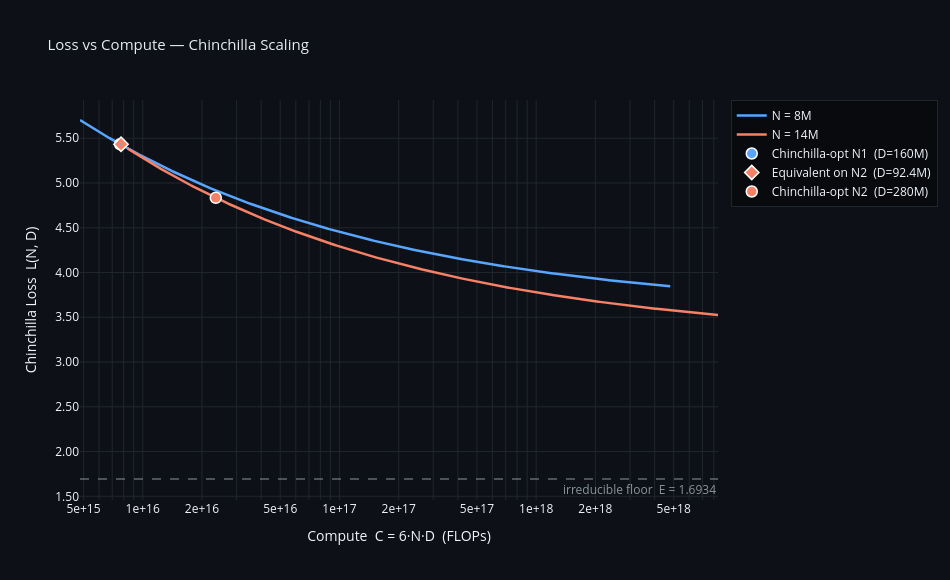

Source (notebook cell):
### Code cell
import numpy as np
import plotly.graph_objects as go

# ── Chinchilla constants (Hoffmann et al. 2022, Table A9, Approach 3) ─────────
A = 406.4
alpha = 0.3392
B = 410.7
beta = 0.2849
E = 1.6934

# ── Swap these ────────────────────────────────────────────────────────────────
N1 = 8e6  # params, model 1
N2 = 14e6  # params, model 2

D1 = 1e8   # token sweep start
D2 = 100e9  # token sweep end

N_POINTS = 500
# ─────────────────────────────────────────────────────────────────────────────


def chinchilla_loss(N, D):
    return A / N**alpha + B / D**beta + E


def fmt_params(n):
    if n >= 1e9:
        return f"{n/1e9:.3g}B"
    if n >= 1e6:
        return f"{n/1e6:.3g}M"
    return str(n)


# ── Compute curves ────────────────────────────────────────────────────────────
D_range = np.logspace(np.log10(D1), np.log10(D2), N_POINTS)

C1 = 6 * N1 * D_range
L1 = chinchilla_loss(N1, D_range)

C2 = 6 * N2 * D_range
L2 = chinchilla_loss(N2, D_range)

# ── Chinchilla-opt for N1 ─────────────────────────────────────────────────────
D_opt1 = 20 * N1
C_opt1 = 6 * N1 * D_opt1
L_opt1 = chinchilla_loss(N1, D_opt1)

# ── Equivalent point on N2 at the same loss ───────────────────────────────────
# Solve A/N2**α + B/D_eq**β + E = L_opt1  →  D_eq = (B / (L_opt1 - E - A/N2**α))^(1/β)
D_eq2 = (B / (L_opt1 - E - A / N2**alpha)) ** (1 / beta)
C_eq2 = 6 * N2 * D_eq2
L_eq2 = chinchilla_loss(N2, D_eq2)

delta_C = C_eq2 - C_opt1

# ── Chinchilla-opt for N2 (independent marker) ────────────────────────────────
D_opt2 = 20 * N2
C_opt2 = 6 * N2 * D_opt2
L_opt2 = chinchilla_loss(N2, D_opt2)

# ── Colors ────────────────────────────────────────────────────────────────────
COLOR1 = "#58a6ff"
COLOR2 = "#f78166"
MUTED  = "#8b949e"
BG     = "#0d1117"
TEXT   = "#e6edf3"
GRID   = "#21262d"

# ── Build figure ──────────────────────────────────────────────────────────────
fig = go.Figure()

# Loss curves
fig.add_trace(go.Scatter(
    x=C1, y=L1, mode="lines", name=f"N = {fmt_params(N1)}",
    line=dict(color=COLOR1, width=2.5),
    hovertemplate="C = %{x:.3e}<br>L = %{y:.4f}<extra>N={fmt_params(N1)}</extra>",
))
fig.add_trace(go.Scatter(
    x=C2, y=L2, mode="lines", name=f"N = {fmt_params(N2)}",
    line=dict(color=COLOR2, width=2.5),
    hovertemplate="C = %{x:.3e}<br>L = %{y:.4f}<extra>N={fmt_params(N2)}</extra>",
))

# Chinchilla-opt marker — N1
fig.add_trace(go.Scatter(
    x=[C_opt1], y=[L_opt1], mode="markers",
    name=f"Chinchilla-opt N1  (D={fmt_params(D_opt1)})",
    marker=dict(color=COLOR1, size=11, line=dict(color="white", width=1.5)),
    hovertemplate=f"Chinchilla-opt N1<br>C = %{{x:.3e}}<br>L = %{{y:.4f}}<br>D = {fmt_params(D_opt1)}<extra></extra>",
))

# Horizontal dashed line at L_opt1
fig.add_shape(
    type="line",
    x0=C_opt1, x1=C_eq2, y0=L_opt1, y1=L_opt1,
    line=dict(color=COLOR1, width=1.5, dash="dot"),
)

# Equivalent point on N2
fig.add_trace(go.Scatter(
    x=[C_eq2], y=[L_eq2], mode="markers",
    name=f"Equivalent on N2  (D={fmt_params(D_eq2)})",
    marker=dict(color=COLOR2, size=11, symbol="diamond", line=dict(color="white", width=1.5)),
    hovertemplate=f"Equivalent on N2<br>C = %{{x:.3e}}<br>L = %{{y:.4f}}<br>D = {fmt_params(D_eq2)}<extra></extra>",
))

# Chinchilla-opt marker — N2
fig.add_trace(go.Scatter(
    x=[C_opt2], y=[L_opt2], mode="markers",
    name=f"Chinchilla-opt N2  (D={fmt_params(D_opt2)})",
    marker=dict(color=COLOR2, size=11, line=dict(color="white", width=1.5)),
    hovertemplate=f"Chinchilla-opt N2<br>C = %{{x:.3e}}<br>L = %{{y:.4f}}<br>D = {fmt_params(D_opt2)}<extra></extra>",
))

# ΔCompute annotation between the two horizontal points
x_mid = np.sqrt(C_opt1 * C_eq2)  # geometric mean looks better on log axis
# fig.add_annotation(
#     x=np.log10(x_mid), y=L_opt1 + 0.04,
#     xref="x", yref="y",
#     text=f"<b>ΔC = {delta_C:.3e} FLOPs</b><br>({C_eq2/C_opt1:.2f}× more compute for N2)",
#     showarrow=False,
#     font=dict(color=TEXT, size=11),
#     bgcolor="rgba(13,17,23,0.75)",
#     bordercolor=COLOR1,
#     borderwidth=1,
#     borderpad=5,
# )

# Irreducible floor
fig.add_hline(
    y=E, line=dict(color=MUTED, width=1, dash="dash"),
    annotation_text=f"irreducible floor  E = {E}",
    annotation_font_color=MUTED,
    annotation_position="bottom right", 
)

fig.update_layout(
    template="plotly_dark",
    paper_bgcolor=BG,
    plot_bgcolor=BG,
    title=dict(text="Loss vs Compute — Chinchilla Scaling", font=dict(size=15, color=TEXT)),
    xaxis=dict(
        type="log",
        title="Compute  C = 6·N·D  (FLOPs)",
        gridcolor=GRID, showgrid=True, minor=dict(showgrid=True, gridcolor=GRID),
        tickformat=".0e",
    ),
    yaxis=dict(
        title="Chinchilla Loss  L(N, D)",
        gridcolor=GRID, showgrid=True,
        tickformat=".2f",
    ),
    legend=dict(bgcolor="rgba(0,0,0,0.4)", bordercolor=GRID, borderwidth=1),
    hovermode="closest",
    width=950, height=580,
)

fig.show()

print(f"\nChinchilla-opt  N1 : C = {C_opt1:.3e} FLOPs,  L = {L_opt1:.4f},  D = {fmt_params(D_opt1)}")
print(f"Equivalent on   N2 : C = {C_eq2:.3e} FLOPs,  L = {L_eq2:.4f},  D = {fmt_params(D_eq2)}")
print(f"\nΔ Compute          : {delta_C:.3e} FLOPs  ({C_eq2/C_opt1:.2f}× more compute needed for N2 to reach the same loss)")

### Figure 1 — Plotly figure (JSON) as saved in the notebook; plotly's stock layout.template omitted (floating-point values rounded to 4 significant figures; data arrays with more than 128 entries replaced by an {"elided": "..."} marker saying what was removed)
{"data": [{"hovertemplate": "C = %{x:.3e}<br>L = %{y:.4f}<extra>N={fmt_params(N1)}</extra>", "line": {"color": "#58a6ff", "width": 2.5}, "mode": "lines", "name": "N = 8M", "type": "scatter", "x": {"elided": "500 float values"}, "y": {"elided": "500 float values"}}, {"hovertemplate": "C = %{x:.3e}<br>L = %{y:.4f}<extra>N={fmt_params(N2)}</extra>", "line": {"color": "#f78166", "width": 2.5}, "mode": "lines", "name": "N = 14M", "type": "scatter", "x": {"elided": "500 float values"}, "y": {"elided": "500 float values"}}, {"hovertemplate": "Chinchilla-opt N1<br>C = %{x:.3e}<br>L = %{y:.4f}<br>D = 160M<extra></extra>", "marker": {"color": "#58a6ff", "line": {"color": "white", "width": 1.5}, "size": 11}, "mode": "markers", "name": "Chinchilla-opt N1  (D=160M)", "type": "scatter", "x": [7680000000000000], "y": [5.433]}, {"hovertemplate": "Equivalent on N2<br>C = %{x:.3e}<br>L = %{y:.4f}<br>D = 92.4M<extra></extra>", "marker": {"color": "#f78166", "line": {"color": "white", "width": 1.5}, "size": 11, "symbol": "diamond"}, "mode": "markers", "name": "Equivalent on N2  (D=92.4M)", "type": "scatter", "x": [7758678430225618], "y": [5.433]}, {"hovertemplate": "Chinchilla-opt N2<br>C = %{x:.3e}<br>L = %{y:.4f}<br>D = 280M<extra></extra>", "marker": {"color": "#f78166", "line": {"color": "white", "width": 1.5}, "size": 11}, "mode": "markers", "name": "Chinchilla-opt N2  (D=280M)", "type": "scatter", "x": [23520000000000000], "y": [4.835]}], "layout": {"annotations": [{"font": {"color": "#8b949e"}, "showarrow": false, "text": "irreducible floor  E = 1.6934", "x": 1, "xanchor": "right", "xref": "x domain", "y": 1.693, "yanchor": "top", "yref": "y"}], "height": 580, "hovermode": "closest", "legend": {"bgcolor": "rgba(0,0,0,0.4)", "bordercolor": "#21262d", "borderwidth": 1}, "paper_bgcolor": "#0d1117", "plot_bgcolor": "#0d1117", "shapes": [{"line": {"color": "#58a6ff", "dash": "dot", "width": 1.5}, "type": "line", "x0": 7680000000000000, "x1": 7758678430225618, "y0": 5.433, "y1": 5.433}, {"line": {"color": "#8b949e", "dash": "dash", "width": 1}, "type": "line", "x0": 0, "x1": 1, "xref": "x domain", "y0": 1.693, "y1": 1.693, "yref": "y"}], "title": {"font": {"color": "#e6edf3", "size": 15}, "text": "Loss vs Compute — Chinchilla Scaling"}, "width": 950, "xaxis": {"gridcolor": "#21262d", "minor": {"gridcolor": "#21262d", "showgrid": true}, "showgrid": true, "tickformat": ".0e", "title": {"text": "Compute  C = 6·N·D  (FLOPs)"}, "type": "log"}, "yaxis": {"gridcolor": "#21262d", "showgrid": true, "tickformat": ".2f", "title": {"text": "Chinchilla Loss  L(N, D)"}}}}
